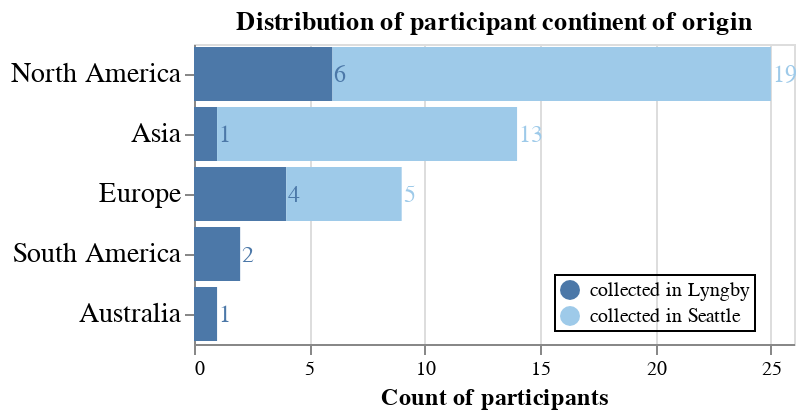

Source (notebook cell):
### Code cell
# altair stacked bar with text
bars = alt.Chart(participants).mark_bar().encode(
    x=alt.X('count(continent_of_origin)',
            title="Count of participants ",
            axis=alt.Axis(titleFontSize=12)),
    y=alt.Y('continent_of_origin',title="",sort='-x',axis=alt.Axis(labelFontSize=14)),
    color=alt.Color('data_collection:N',title="",
                    legend=alt.Legend(
                        orient='none',
                        legendX=180, legendY=115,
                        direction='vertical',
                        titleAnchor='middle',
                        strokeColor='black',
                        padding=2)
                   ).scale(scheme="tableau20"),    
    tooltip=['continent_of_origin','data_collection','count(continent_of_origin)']
).properties(width=300,height=150,title="Distribution of participant continent of origin")


text_indiv = alt.Chart(participants).mark_text(dx=1,align='left',size=12).encode(
     x=alt.X('count(continent_of_origin)').stack('zero'),
     y=alt.Y('continent_of_origin',title="",sort='-x',axis=alt.Axis(labelFontSize=14)),
    detail='data_collection:N',
    color='data_collection',
    text=alt.Text('count(continent_of_origin):Q')
)

chart = bars + text_indiv
chart.save('figs/participant_sampling.html')
chart

### Figure 1 — Vega-Lite specification as saved in the notebook (floating-point values rounded to 4 significant figures)
{"config": {"view": {"continuousWidth": 300, "continuousHeight": 300}}, "layer": [{"mark": {"type": "bar"}, "encoding": {"color": {"field": "data_collection", "legend": {"direction": "vertical", "legendX": 180, "legendY": 115, "orient": "none", "padding": 2, "strokeColor": "black", "titleAnchor": "middle"}, "scale": {"scheme": "tableau20"}, "title": "", "type": "nominal"}, "tooltip": [{"field": "continent_of_origin", "type": "nominal"}, {"field": "data_collection", "type": "nominal"}, {"aggregate": "count", "field": "continent_of_origin", "type": "nominal"}], "x": {"aggregate": "count", "axis": {"titleFontSize": 12}, "field": "continent_of_origin", "title": "Count of participants ", "type": "nominal"}, "y": {"axis": {"labelFontSize": 14}, "field": "continent_of_origin", "sort": "-x", "title": "", "type": "nominal"}}, "title": "Distribution of participant continent of origin"}, {"mark": {"type": "text", "align": "left", "dx": 1, "size": 12}, "encoding": {"color": {"field": "data_collection", "type": "nominal"}, "detail": {"field": "data_collection", "type": "nominal"}, "text": {"aggregate": "count", "field": "continent_of_origin", "type": "quantitative"}, "x": {"aggregate": "count", "field": "continent_of_origin", "stack": "zero", "type": "nominal"}, "y": {"axis": {"labelFontSize": 14}, "field": "continent_of_origin", "sort": "-x", "title": "", "type": "nominal"}}}], "data": {"name": "data-67d3209c23854af6d6d6029256d40d93"}, "height": 150, "width": 300, "$schema": "https://vega.github.io/schema/vega-lite/v5.8.0.json", "datasets": {"data-67d3209c23854af6d6d6029256d40d93": [{"participant_id": 1, "continent_of_origin": "North America", "data_collection": "collected in Lyngby", "continent_adj": "North America"}, {"participant_id": 2, "continent_of_origin": "Europe", "data_collection": "collected in Lyngby", "continent_adj": "Europe"}, {"participant_id": 3, "continent_of_origin": "North America", "data_collection": "collected in Lyngby", "continent_adj": "North America"}, {"participant_id": 4, "continent_of_origin": "Europe", "data_collection": "collected in Lyngby", "continent_adj": "Europe"}, {"participant_id": 5, "continent_of_origin": "Europe", "data_collection": "collected in Lyngby", "continent_adj": "Europe"}, {"participant_id": 6, "continent_of_origin": "North America", "data_collection": "collected in Lyngby", "continent_adj": "North America"}, {"participant_id": 7, "continent_of_origin": "North America", "data_collection": "collected in Lyngby", "continent_adj": "North America"}, {"participant_id": 8, "continent_of_origin": "Europe", "data_collection": "collected in Lyngby", "continent_adj": "Europe"}, {"participant_id": 9, "continent_of_origin": "Australia", "data_collection": "collected in Lyngby", "continent_adj": "Aus/SA"}, {"participant_id": 10, "continent_of_origin": "North America", "data_collection": "collected in Lyngby", "continent_adj": "North America"}, {"participant_id": 11, "continent_of_origin": "North America", "data_collection": "collected in Lyngby", "continent_adj": "North America"}, {"participant_id": 12, "continent_of_origin": "Asia", "data_collection": "collected in Lyngby", "continent_adj": "Asia"}, {"participant_id": 13, "continent_of_origin": "South America", "data_collection": "collected in Lyngby", "continent_adj": "Aus/SA"}, {"participant_id": 14, "continent_of_origin": "South America", "data_collection": "collected in Lyngby", "continent_adj": "Aus/SA"}, {"participant_id": 15, "continent_of_origin": "North America", "data_collection": "collected in Seattle", "continent_adj": "North America"}, {"participant_id": 16, "continent_of_origin": "North America", "data_collection": "collected in Seattle", "continent_adj": "North America"}, {"participant_id": 17, "continent_of_origin": "Europe", "data_collection": "collected in Seattle", "continent_adj": "Europe"}, {"participant_id": 18, "continent_of_origin": "Asia", "data_collection": "collected in Seattle", "continent_adj": "Asia"}, {"participant_id": 19, "continent_of_origin": "North America", "data_collection": "collected in Seattle", "continent_adj": "North America"}, {"participant_id": 20, "continent_of_origin": "Asia", "data_collection": "collected in Seattle", "continent_adj": "Asia"}, {"participant_id": 21, "continent_of_origin": "Asia", "data_collection": "collected in Seattle", "continent_adj": "Asia"}, {"participant_id": 22, "continent_of_origin": "Asia", "data_collection": "collected in Seattle", "continent_adj": "Asia"}, {"participant_id": 23, "continent_of_origin": "North America", "data_collection": "collected in Seattle", "continent_adj": "North America"}, {"participant_id": 24, "continent_of_origin": "Europe", "data_collection": "collected in Seattle", "continent_adj": "Europe"}, {"participant_id": 25, "continent_of_origin": "Asia", "data_collection": "collected in Seattle", "continent_adj": "Asia"}, {"participant_id": 26, "continent_of_origin": "North America", "data_collection": "collected in Seattle", "continent_adj": "North America"}, {"participant_id": 27, "continent_of_origin": "Asia", "data_collection": "collected in Seattle", "continent_adj": "Asia"}, {"participant_id": 28, "continent_of_origin": "Asia", "data_collection": "collected in Seattle", "continent_adj": "Asia"}, {"participant_id": 29, "continent_of_origin": "Asia", "data_collection": "collected in Seattle", "continent_adj": "Asia"}, {"participant_id": 30, "continent_of_origin": "North America", "data_collection": "collected in Seattle", "continent_adj": "North America"}, {"participant_id": 31, "continent_of_origin": "Asia", "data_collection": "collected in Seattle", "continent_adj": "Asia"}, {"participant_id": 32, "continent_of_origin": "North America", "data_collection": "collected in Seattle", "continent_adj": "North America"}, {"participant_id": 33, "continent_of_origin": "North America", "data_collection": "collected in Seattle", "continent_adj": "North America"}, {"participant_id": 34, "continent_of_origin": "North America", "data_collection": "collected in Seattle", "continent_adj": "North America"}, {"participant_id": 35, "continent_of_origin": "North America", "data_collection": "collected in Seattle", "continent_adj": "North America"}, {"participant_id": 36, "continent_of_origin": "North America", "data_collection": "collected in Seattle", "continent_adj": "North America"}, {"participant_id": 37, "continent_of_origin": "Asia", "data_collection": "collected in Seattle", "continent_adj": "Asia"}, {"participant_id": 38, "continent_of_origin": "North America", "data_collection": "collected in Seattle", "continent_adj": "North America"}, {"participant_id": 40, "continent_of_origin": "Asia", "data_collection": "collected in Seattle", "continent_adj": "Asia"}, {"participant_id": 41, "continent_of_origin": "Europe", "data_collection": "collected in Seattle", "continent_adj": "Europe"}, {"participant_id": 42, "continent_of_origin": "North America", "data_collection": "collected in Seattle", "continent_adj": "North America"}, {"participant_id": 43, "continent_of_origin": "North America", "data_collection": "collected in Seattle", "continent_adj": "North America"}, {"participant_id": 44, "continent_of_origin": "North America", "data_collection": "collected in Seattle", "continent_adj": "North America"}, {"participant_id": 45, "continent_of_origin": "North America", "data_collection": "collected in Seattle", "continent_adj": "North America"}, {"participant_id": 46, "continent_of_origin": "Europe", "data_collection": "collected in Seattle", "continent_adj": "Europe"}, {"participant_id": 47, "continent_of_origin": "Asia", "data_collection": "collected in Seattle", "continent_adj": "Asia"}, {"participant_id": 48, "continent_of_origin": "Asia", "data_collection": "collected in Seattle", "continent_adj": "Asia"}, {"participant_id": 49, "continent_of_origin": "North America", "data_collection": "collected in Seattle", "continent_adj": "North America"}, {"participant_id": 50, "continent_of_origin": "North America", "data_collection": "collected in Seattle", "continent_adj": "North America"}, {"participant_id": 51, "continent_of_origin": "North America", "data_collection": "collected in Seattle", "continent_adj": "North America"}, {"participant_id": 52, "continent_of_origin": "Europe", "data_collection": "collected in Seattle", "continent_adj": "Europe"}]}}
